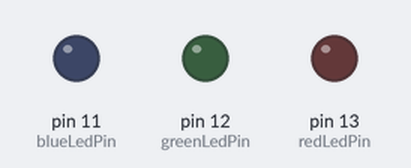
The sketch below on a simulated Arduino Uno, built with avr-gcc and run on an emulated ATmega328P. Parts: output pins drawn as LEDs (lit = HIGH).

Above: at 0.1 s.
At 58.1 s:
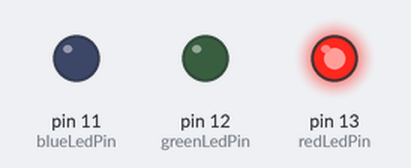
At 71.1 s:
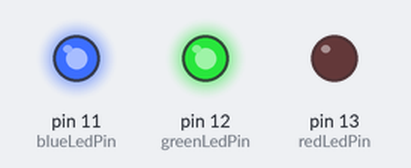
At 73.1 s:
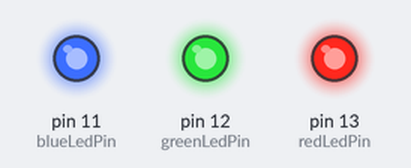
At 75.1 s:
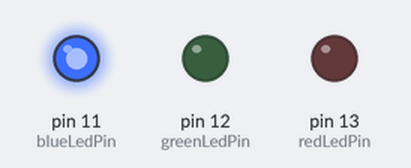
At 121.1 s:
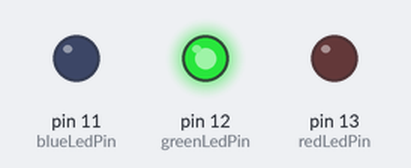
Timing chart, 0 to 126.5 s (numbered marks = the images above):
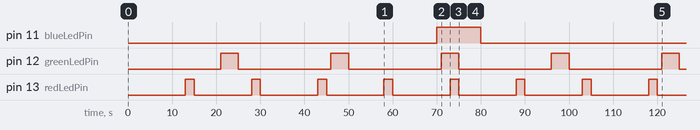

Measured:
- by itself, pin 11 (blueLedPin): LOW → HIGH at 70.0 s, → LOW 10.0 s later
- by itself, pin 12 (greenLedPin): alternates HIGH for 4.0 s and LOW for 21.0 s
- by itself, pin 13 (redLedPin): alternates HIGH for 2.0 s and LOW for 13.0 s

The sketch:

sketch_ledflipflop.ino
```cpp
// Define the pins for LEDs
const int redLedPin = 13;
const int greenLedPin = 12;
const int blueLedPin = 11;

// Define the timing constants
const unsigned long redInterval = 13000;   // 13 seconds in milliseconds
const unsigned long greenInterval = 21000; // 21 seconds in milliseconds
const unsigned long blueInterval = 70000;  // 70 seconds in milliseconds

unsigned long previousMillis = 0;
unsigned long previousMillisRed = 0;
unsigned long previousMillisGreen = 0;
unsigned long previousMillisBlue = 0;

void setup() {
  pinMode(redLedPin, OUTPUT);
  pinMode(greenLedPin, OUTPUT);
  pinMode(blueLedPin, OUTPUT);
}

void loop() {
  unsigned long currentMillis = millis();

  // Red LED every 13 seconds for 2 seconds
  if (currentMillis - previousMillisRed >= redInterval && currentMillis - previousMillisRed < redInterval + 2000) {
    digitalWrite(redLedPin, HIGH);
  } else {
    digitalWrite(redLedPin, LOW);
  }

  if (currentMillis - previousMillisRed >= redInterval + 2000) {
    previousMillisRed = currentMillis;
  }

  // Green LED every 21 seconds for 4 seconds
  if (currentMillis - previousMillisGreen >= greenInterval && currentMillis - previousMillisGreen < greenInterval + 4000) {
    digitalWrite(greenLedPin, HIGH);
  } else {
    digitalWrite(greenLedPin, LOW);
  }

  if (currentMillis - previousMillisGreen >= greenInterval + 4000) {
    previousMillisGreen = currentMillis;
  }

  // Blue LED every 70 seconds for 10 seconds
  if (currentMillis - previousMillisBlue >= blueInterval && currentMillis - previousMillisBlue < blueInterval + 10000) {
    digitalWrite(blueLedPin, HIGH);
  } else {
    digitalWrite(blueLedPin, LOW);
  }

  if (currentMillis - previousMillisBlue >= blueInterval + 10000) {
    previousMillisBlue = currentMillis;
  }
}
```
